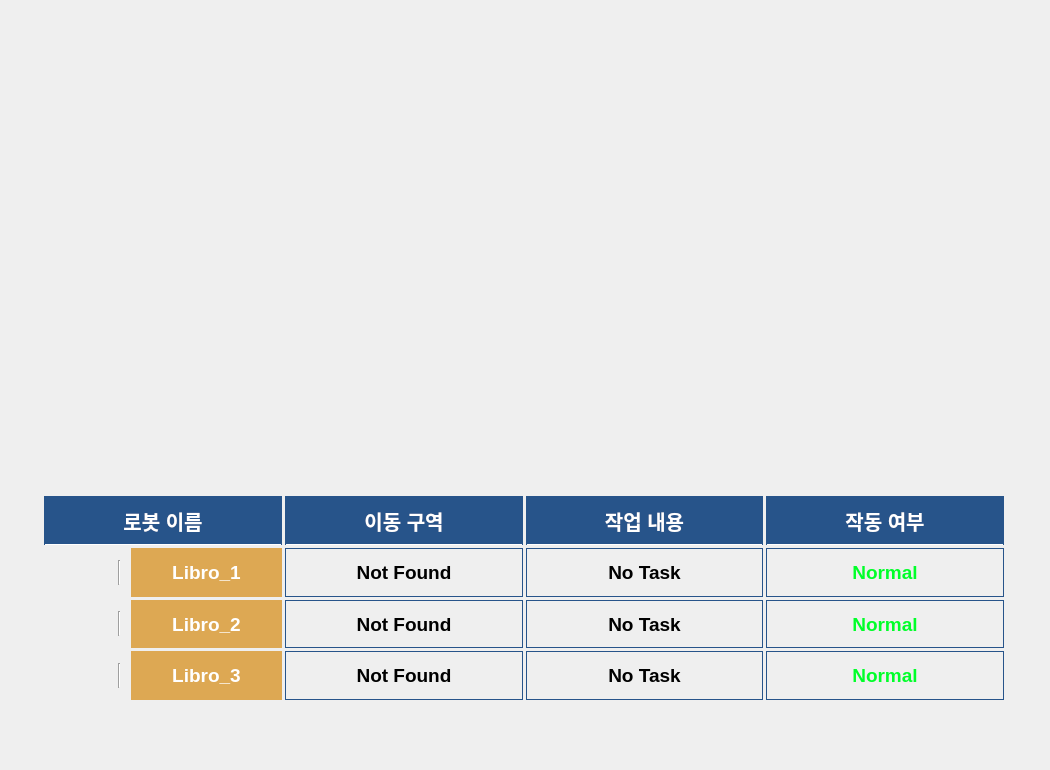
      <widget class="QWidget" name="robot_state_tab">
       <property name="minimumSize">
        <size>
         <width>1050</width>
         <height>770</height>
        </size>
       </property>
       <property name="maximumSize">
        <size>
         <width>1050</width>
         <height>770</height>
        </size>
       </property>
       <property name="font">
        <font>
         <pointsize>12</pointsize>
         <weight>75</weight>
         <bold>true</bold>
        </font>
       </property>
       <attribute name="title">
        <string>로봇 현황</string>
       </attribute>
       <widget class="QWidget" name="gridLayoutWidget">
        <property name="geometry">
         <rect>
          <x>9</x>
          <y>9</y>
          <width>1031</width>
          <height>691</height>
         </rect>
        </property>
        <layout class="QGridLayout" name="gridLayout" rowstretch="4,1">
         <property name="horizontalSpacing">
          <number>0</number>
         </property>
         <property name="verticalSpacing">
          <number>2</number>
         </property>
         <item row="1" column="0">
          <layout class="QVBoxLayout" name="verticalLayout_5">
           <item>
            <layout class="QGridLayout" name="gridLayout_5" columnstretch="0,0,0,0">
             <property name="spacing">
              <number>3</number>
             </property>
             <item row="0" column="2">
              <widget class="QLabel" name="status_name">
               <property name="font">
                <font>
                 <pointsize>15</pointsize>
                 <weight>75</weight>
                 <bold>true</bold>
                </font>
               </property>
               <property name="styleSheet">
                <string notr="true">background: #27548A;
color: white; 
border: 1px solid #27548A;
border-bottom-color: white;
padding: 2px;</string>
               </property>
               <property name="text">
                <string>작업 내용</string>
               </property>
               <property name="alignment">
                <set>Qt::AlignCenter</set>
               </property>
              </widget>
             </item>
             <item row="0" column="0">
              <widget class="QLabel" name="robot_name">
               <property name="font">
                <font>
                 <pointsize>15</pointsize>
                 <weight>75</weight>
                 <bold>true</bold>
                </font>
               </property>
               <property name="styleSheet">
                <string notr="true">background: #27548A;
color: white; 
border: 1px solid #27548A;
border-bottom-color: white;
padding: 2px;</string>
               </property>
               <property name="text">
                <string>로봇 이름</string>
               </property>
               <property name="alignment">
                <set>Qt::AlignCenter</set>
               </property>
              </widget>
             </item>
             <item row="1" column="1">
              <widget class="QLabel" name="libro1_area_lb">
               <property name="font">
                <font>
                 <family>System-ui</family>
                 <pointsize>14</pointsize>
                 <weight>75</weight>
                 <bold>true</bold>
                </font>
               </property>
               <property name="styleSheet">
                <string notr="true">border: 1px solid #27548A;
padding: 4px;</string>
               </property>
               <property name="text">
                <string>Not Found</string>
               </property>
               <property name="alignment">
                <set>Qt::AlignCenter</set>
               </property>
              </widget>
             </item>
             <item row="0" column="1">
              <widget class="QLabel" name="current_area">
               <property name="font">
                <font>
                 <pointsize>15</pointsize>
                 <weight>75</weight>
                 <bold>true</bold>
                </font>
               </property>
               <property name="styleSheet">
                <string notr="true">background: #27548A;
color: white; 
border: 1px solid #27548A;
border-bottom-color: white;
padding: 2px;</string>
               </property>
               <property name="text">
                <string>이동 구역</string>
               </property>
               <property name="alignment">
                <set>Qt::AlignCenter</set>
               </property>
              </widget>
             </item>
             <item row="0" column="3">
              <widget class="QLabel" name="robot_error_status">
               <property name="font">
                <font>
                 <pointsize>15</pointsize>
                 <weight>75</weight>
                 <bold>true</bold>
                </font>
               </property>
               <property name="styleSheet">
                <string notr="true">background: #27548A;
color: white; 
border: 1px solid #27548A;
border-bottom-color: white;
padding: 2px;</string>
               </property>
               <property name="text">
                <string>작동 여부</string>
               </property>
               <property name="alignment">
                <set>Qt::AlignCenter</set>
               </property>
              </widget>
             </item>
             <item row="1" column="2">
              <widget class="QLabel" name="libro1_state_lb">
               <property name="font">
                <font>
                 <family>System-ui</family>
                 <pointsize>14</pointsize>
                 <weight>75</weight>
                 <bold>true</bold>
                </font>
               </property>
               <property name="styleSheet">
                <string notr="true">border: 1px solid #27548A;
padding: 4px;</string>
               </property>
               <property name="text">
                <string>No Task</string>
               </property>
               <property name="alignment">
                <set>Qt::AlignCenter</set>
               </property>
              </widget>
             </item>
             <item row="1" column="3">
              <widget class="QLabel" name="libro1_error_lb">
               <property name="font">
                <font>
                 <family>System-ui</family>
                 <pointsize>14</pointsize>
                 <weight>75</weight>
                 <bold>true</bold>
                </font>
               </property>
               <property name="styleSheet">
                <string notr="true">border: 1px solid #27548A;
padding: 4px;
color:rgb(0, 255, 41);</string>
               </property>
               <property name="text">
                <string>Normal</string>
               </property>
               <property name="alignment">
                <set>Qt::AlignCenter</set>
               </property>
              </widget>
             </item>
             <item row="1" column="0">
              <layout class="QHBoxLayout" name="horizontalLayout">
               <property name="spacing">
                <number>10</number>
               </property>
               <item>
                <widget class="QLabel" name="blue_iamge">
                 <property name="minimumSize">
                  <size>
                   <width>64</width>
                   <height>32</height>
                  </size>
                 </property>
                 <property name="maximumSize">
                  <size>
                   <width>64</width>
                   <height>32</height>
                  </size>
                 </property>
                 <property name="text">
                  <string/>
                 </property>
                 <property name="pixmap">
                  <pixmap>image/pinky_blue_64x32.png</pixmap>
                 </property>
                 <property name="scaledContents">
                  <bool>true</bool>
                 </property>
                </widget>
               </item>
               <item>
                <widget class="Line" name="line_4">
                 <property name="sizePolicy">
                  <sizepolicy hsizetype="Fixed" vsizetype="Minimum">
                   <horstretch>0</horstretch>
                   <verstretch>0</verstretch>
                  </sizepolicy>
                 </property>
                 <property name="minimumSize">
                  <size>
                   <width>0</width>
                   <height>25</height>
                  </size>
                 </property>
                 <property name="maximumSize">
                  <size>
                   <width>16777215</width>
                   <height>25</height>
                  </size>
                 </property>
                 <property name="orientation">
                  <enum>Qt::Vertical</enum>
                 </property>
                </widget>
               </item>
               <item>
                <widget class="QLabel" name="robot_id_1">
                 <property name="font">
                  <font>
                   <family>System-ui</family>
                   <pointsize>14</pointsize>
                   <weight>75</weight>
                   <bold>true</bold>
                  </font>
                 </property>
                 <property name="styleSheet">
                  <string notr="true">background: #DDA853;
color: white; 
border: 1px solid #DDA853;
padding: 2px;</string>
                 </property>
                 <property name="text">
                  <string>Libro_1</string>
                 </property>
                 <property name="alignment">
                  <set>Qt::AlignCenter</set>
                 </property>
                </widget>
               </item>
              </layout>
             </item>
             <item row="2" column="0">
              <layout class="QHBoxLayout" name="horizontalLayout_2">
               <property name="spacing">
                <number>10</number>
               </property>
               <item>
                <widget class="QLabel" name="red_image">
                 <property name="minimumSize">
                  <size>
                   <width>64</width>
                   <height>32</height>
                  </size>
                 </property>
                 <property name="maximumSize">
                  <size>
                   <width>64</width>
                   <height>32</height>
                  </size>
                 </property>
                 <property name="text">
                  <string/>
                 </property>
                 <property name="pixmap">
                  <pixmap>image/pinky_red_64x32.png</pixmap>
                 </property>
                 <property name="scaledContents">
                  <bool>true</bool>
                 </property>
                </widget>
               </item>
               <item>
                <widget class="Line" name="line_5">
                 <property name="minimumSize">
                  <size>
                   <width>0</width>
                   <height>25</height>
                  </size>
                 </property>
                 <property name="maximumSize">
                  <size>
                   <width>16777215</width>
                   <height>25</height>
                  </size>
                 </property>
                 <property name="orientation">
                  <enum>Qt::Vertical</enum>
                 </property>
                </widget>
               </item>
               <item>
                <widget class="QLabel" name="robot_id_2">
                 <property name="font">
                  <font>
                   <family>System-ui</family>
                   <pointsize>14</pointsize>
                   <weight>75</weight>
                   <bold>true</bold>
                  </font>
                 </property>
                 <property name="styleSheet">
                  <string notr="true">background: #DDA853;
color: white; 
border: 1px solid #DDA853;
padding: 2px;</string>
                 </property>
                 <property name="text">
                  <string>Libro_2</string>
                 </property>
                 <property name="alignment">
                  <set>Qt::AlignCenter</set>
                 </property>
                </widget>
               </item>
              </layout>
             </item>
             <item row="3" column="0">
              <layout class="QHBoxLayout" name="horizontalLayout_5">
               <property name="spacing">
                <number>10</number>
               </property>
               <item>
                <widget class="QLabel" name="green_image">
                 <property name="minimumSize">
                  <size>
                   <width>64</width>
                   <height>32</height>
                  </size>
                 </property>
                 <property name="maximumSize">
                  <size>
                   <width>64</width>
                   <height>32</height>
                  </size>
                 </property>
                 <property name="text">
                  <string/>
                 </property>
                 <property name="pixmap">
                  <pixmap>image/pinky_green_64x32.png</pixmap>
                 </property>
                 <property name="scaledContents">
                  <bool>true</bool>
                 </property>
                </widget>
               </item>
               <item>
                <widget class="Line" name="line_6">
                 <property name="minimumSize">
                  <size>
                   <width>0</width>
                   <height>25</height>
                  </size>
                 </property>
                 <property name="maximumSize">
                  <size>
                   <width>16777215</width>
                   <height>25</height>
                  </size>
                 </property>
                 <property name="orientation">
                  <enum>Qt::Vertical</enum>
                 </property>
                </widget>
               </item>
               <item>
                <widget class="QLabel" name="robot_id_3">
                 <property name="font">
                  <font>
                   <family>System-ui</family>
                   <pointsize>14</pointsize>
                   <weight>75</weight>
                   <bold>true</bold>
                  </font>
                 </property>
                 <property name="styleSheet">
                  <string notr="true">background: #DDA853;
color: white; 
border: 1px solid #DDA853;
padding: 2px;</string>
                 </property>
                 <property name="text">
                  <string>Libro_3</string>
                 </property>
                 <property name="alignment">
                  <set>Qt::AlignCenter</set>
                 </property>
                </widget>
               </item>
              </layout>
             </item>
             <item row="2" column="2">
              <widget class="QLabel" name="libro2_state_lb">
               <property name="font">
                <font>
                 <family>System-ui</family>
                 <pointsize>14</pointsize>
                 <weight>75</weight>
                 <bold>true</bold>
                </font>
               </property>
               <property name="styleSheet">
                <string notr="true">border: 1px solid #27548A;
padding: 4px;</string>
               </property>
               <property name="text">
                <string>No Task</string>
               </property>
               <property name="alignment">
                <set>Qt::AlignCenter</set>
               </property>
              </widget>
             </item>
             <item row="3" column="2">
              <widget class="QLabel" name="libro3_state_lb">
               <property name="font">
                <font>
                 <family>System-ui</family>
                 <pointsize>14</pointsize>
                 <weight>75</weight>
                 <bold>true</bold>
                </font>
               </property>
               <property name="styleSheet">
                <string notr="true">border: 1px solid #27548A;
padding: 4px;</string>
               </property>
               <property name="text">
                <string>No Task</string>
               </property>
               <property name="alignment">
                <set>Qt::AlignCenter</set>
               </property>
              </widget>
             </item>
             <item row="2" column="3">
              <widget class="QLabel" name="libro2_error_lb">
               <property name="font">
                <font>
                 <family>System-ui</family>
                 <pointsize>14</pointsize>
                 <weight>75</weight>
                 <bold>true</bold>
                </font>
               </property>
               <property name="styleSheet">
                <string notr="true">border: 1px solid #27548A;
padding: 4px;
color:rgb(0, 255, 41);</string>
               </property>
               <property name="text">
                <string>Normal</string>
               </property>
               <property name="alignment">
                <set>Qt::AlignCenter</set>
               </property>
              </widget>
             </item>
             <item row="3" column="3">
              <widget class="QLabel" name="libro3_error_lb">
               <property name="font">
                <font>
                 <family>System-ui</family>
                 <pointsize>14</pointsize>
                 <weight>75</weight>
                 <bold>true</bold>
                </font>
               </property>
               <property name="styleSheet">
                <string notr="true">border: 1px solid #27548A;
padding: 4px;
color:rgb(0, 255, 41);</string>
               </property>
               <property name="text">
                <string>Normal</string>
               </property>
               <property name="alignment">
                <set>Qt::AlignCenter</set>
               </property>
              </widget>
             </item>
             <item row="2" column="1">
              <widget class="QLabel" name="libro2_area_lb">
               <property name="font">
                <font>
                 <family>System-ui</family>
                 <pointsize>14</pointsize>
                 <weight>75</weight>
                 <bold>true</bold>
                </font>
               </property>
               <property name="styleSheet">
                <string notr="true">border: 1px solid #27548A;
padding: 4px;</string>
               </property>
               <property name="text">
                <string>Not Found</string>
               </property>
               <property name="alignment">
                <set>Qt::AlignCenter</set>
               </property>
              </widget>
             </item>
             <item row="3" column="1">
              <widget class="QLabel" name="libro3_area_lb">
               <property name="font">
                <font>
                 <family>System-ui</family>
                 <pointsize>14</pointsize>
                 <weight>75</weight>
                 <bold>true</bold>
                </font>
               </property>
               <property name="styleSheet">
                <string notr="true">border: 1px solid #27548A;
padding: 4px;</string>
               </property>
               <property name="text">
                <string>Not Found</string>
               </property>
               <property name="alignment">
                <set>Qt::AlignCenter</set>
               </property>
              </widget>
             </item>
            </layout>
           </item>
          </layout>
         </item>
         <item row="0" column="0">
          <widget class="QWidget" name="verticalWidget_3" native="true">
           <property name="minimumSize">
            <size>
             <width>960</width>
             <height>485</height>
            </size>
           </property>
           <property name="maximumSize">
            <size>
             <width>960</width>
             <height>485</height>
            </size>
           </property>
           <layout class="QVBoxLayout" name="verticalLayout_6">
            <property name="spacing">
             <number>2</number>
            </property>
            <property name="leftMargin">
             <number>0</number>
            </property>
            <property name="topMargin">
             <number>0</number>
            </property>
            <property name="rightMargin">
             <number>0</number>
            </property>
            <property name="bottomMargin">
             <number>0</number>
            </property>
            <item>
             <widget class="QLabel" name="map_image_lb">
              <property name="minimumSize">
               <size>
                <width>960</width>
                <height>485</height>
               </size>
              </property>
              <property name="maximumSize">
               <size>
                <width>960</width>
                <height>485</height>
               </size>
              </property>
              <property name="text">
               <string/>
              </property>
              <property name="pixmap">
               <pixmap>image/map_2_1.png</pixmap>
              </property>
             </widget>
            </item>
           </layout>
          </widget>
         </item>
        </layout>
       </widget>
      </widget>
